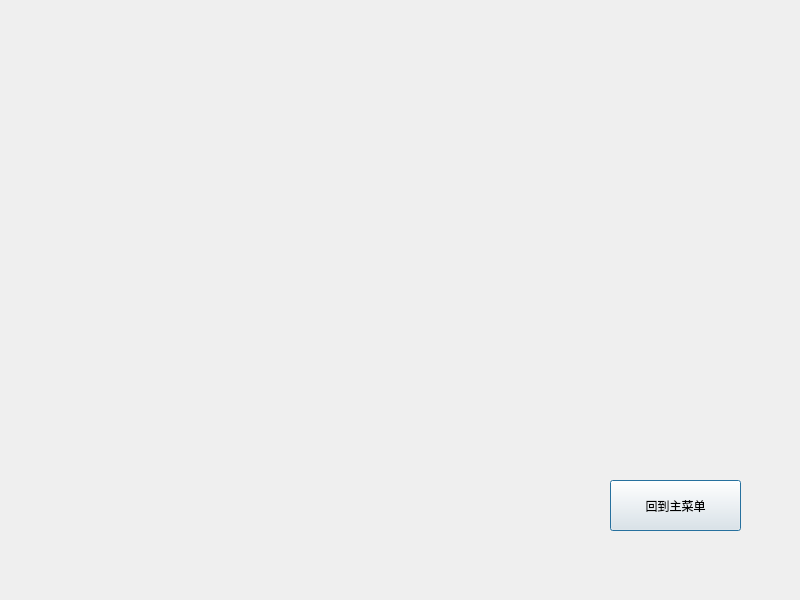
<?xml version="1.0" encoding="UTF-8"?>
<ui version="4.0">
 <class>b_1_qssq</class>
 <widget class="QDialog" name="b_1_qssq">
  <property name="geometry">
   <rect>
    <x>0</x>
    <y>0</y>
    <width>800</width>
    <height>600</height>
   </rect>
  </property>
  <property name="windowTitle">
   <string>Dialog</string>
  </property>
  <widget class="QPushButton" name="pushButton">
   <property name="geometry">
    <rect>
     <x>610</x>
     <y>480</y>
     <width>131</width>
     <height>51</height>
    </rect>
   </property>
   <property name="text">
    <string>回到主菜单</string>
   </property>
  </widget>
 </widget>
 <resources/>
 <connections/>
</ui>
